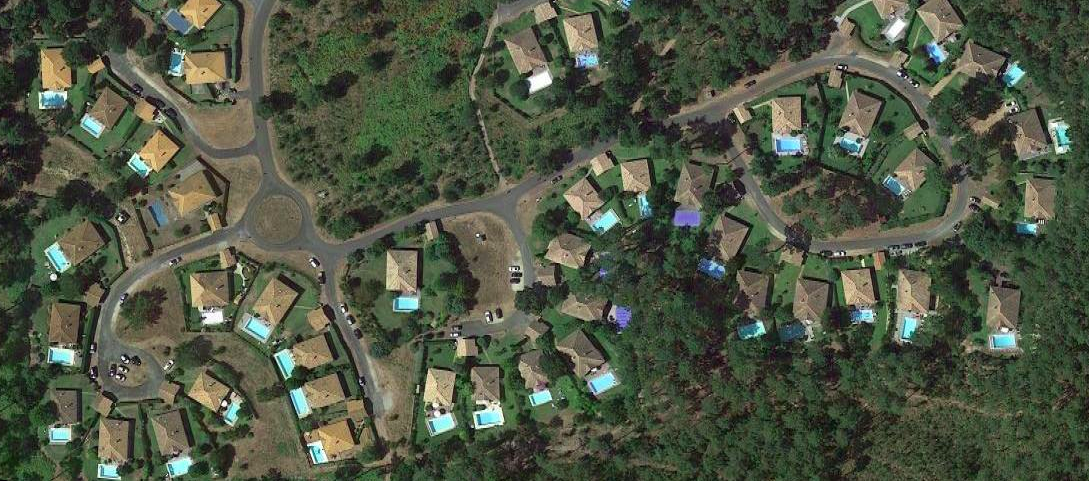
#> input picture Detection From an Aerial Image/moliets.png, 1089 x 481 px
$ python Detection.py
#> lines starting #> are read from the running program, lines starting #| are printed output that depends on the picture; after the words box and inside, x2 and y2 are one past the last pixel; in counts of white or black regions, pixels touching at a corner belong together
import cv2
import numpy as np

# Load the image
image = cv2.imread('moliets.png')
#> image is the input picture: shape (481, 1089, 3); mean B, G, R 67.3, 85.9, 78.5

# Preprocess the image
hsv = cv2.cvtColor(image, cv2.COLOR_BGR2HSV)
#> hsv: shape (481, 1089, 3); mean H, S, V 45.3, 71.6, 89

# Define the range of blue color in HSV
lower_blue = np.array([85, 60, 60])
upper_blue = np.array([130, 255, 255])

# Define the range of dark blue color in HSV
lower_dark_blue = np.array([85, 100, 0])
upper_dark_blue = np.array([130, 255, 200])

# Define the range of white color in HSV
lower_white = np.array([0, 0, 210])
upper_white = np.array([255, 30, 255])

# Create masks for blue, dark blue, and white colors
blue_mask = cv2.inRange(hsv, lower_blue, upper_blue)
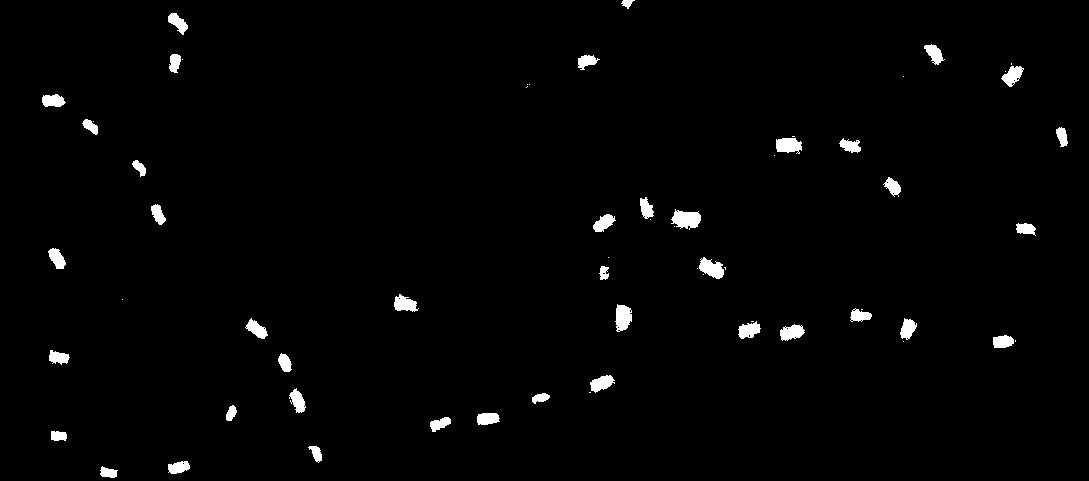
#> blue_mask: shape (481, 1089); 1.7% white; 63 white regions (22 under 20 px), largest, box (x1, y1, x2, y2) and area: (671, 209, 701, 230) 417, (615, 304, 632, 332) 351, (699, 257, 724, 279) 344
dark_blue_mask = cv2.inRange(hsv, lower_dark_blue, upper_dark_blue)
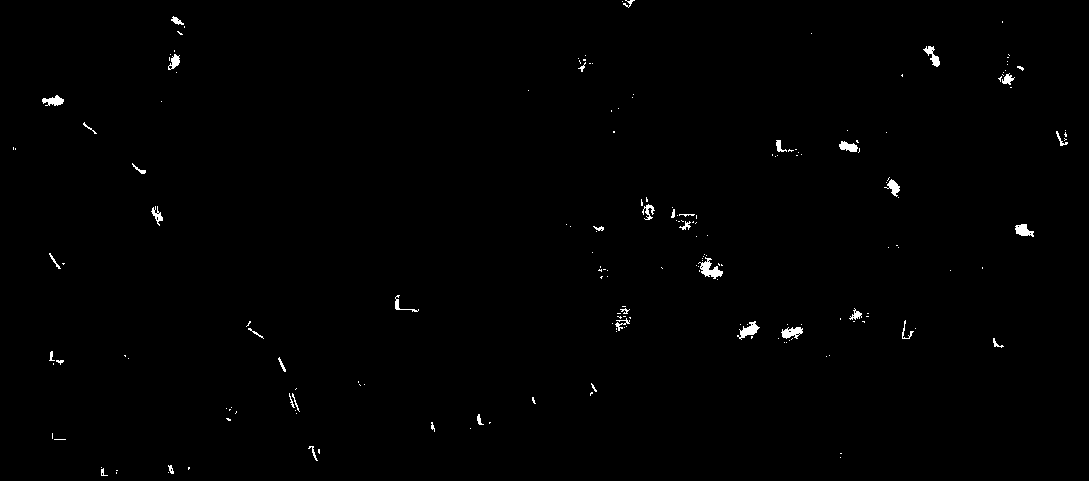
#> dark_blue_mask: shape (481, 1089); 0.62% white; 192 white regions (151 under 20 px), largest, box (x1, y1, x2, y2) and area: (698, 257, 723, 279) 239, (737, 321, 760, 340) 183, (781, 327, 803, 339) 170
white_mask = cv2.inRange(hsv, lower_white, upper_white)
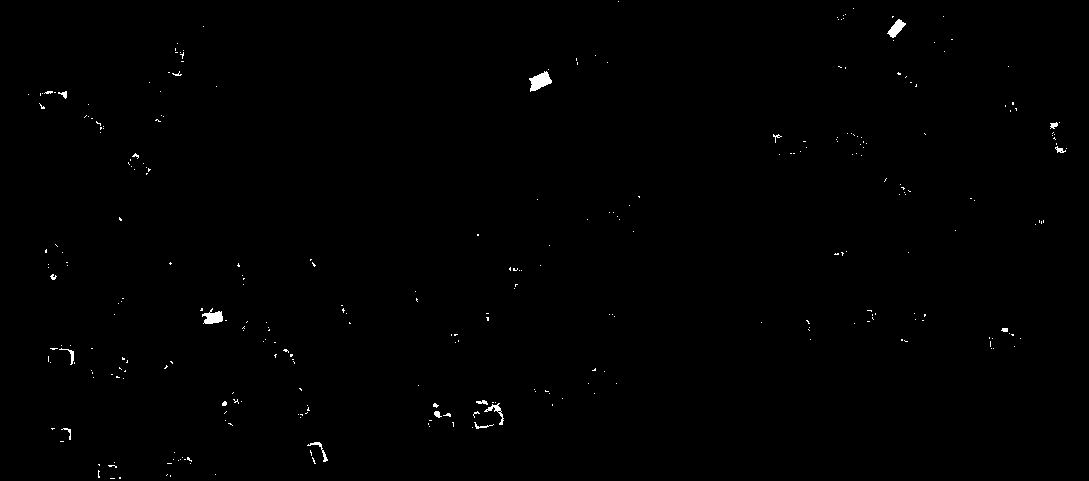
#> white_mask: shape (481, 1089); 0.4% white; 304 white regions (287 under 20 px), largest, box (x1, y1, x2, y2) and area: (529, 71, 552, 92) 273, (202, 308, 223, 324) 205, (887, 19, 906, 38) 172

# Combine the masks
combined_mask = cv2.bitwise_or(blue_mask, cv2.bitwise_or(dark_blue_mask, white_mask))
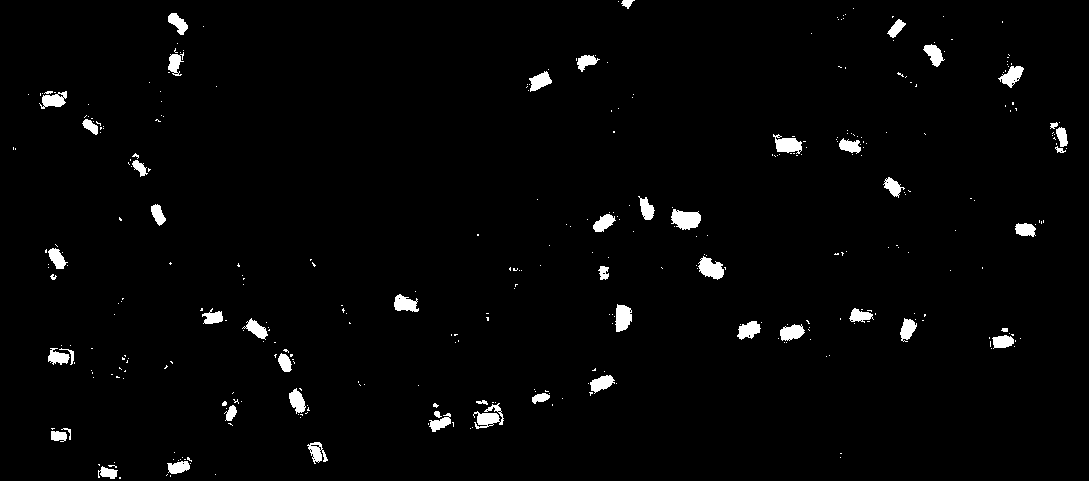
#> combined_mask: shape (481, 1089); 2.2% white; 366 white regions (313 under 20 px)

# Find contours in the combined mask
contours, _ = cv2.findContours(combined_mask, cv2.RETR_EXTERNAL, cv2.CHAIN_APPROX_SIMPLE)
#> contours = 366 contours, 317 with area under 20; largest, box (x1, y1, x2, y2) and area: (671, 209, 701, 230) 407, (698, 256, 724, 280) 346, (615, 304, 632, 332) 324, (473, 403, 504, 429) 315, (773, 134, 802, 154) 312
# Draw contours on the image and calculate contour areas
count = 0
for contour in contours:
    area = cv2.contourArea(contour)
    if area >= 20:
        count += 1
        detected_image = cv2.drawContours(image, [contour], -1, (0, 255, 0), 2)
#> this loop made 366 passes
#> area on passes 5, 10, 20, 21, 32, 34, 38, 40, 46, 50, 57, 67: 128, 187, 208, 116, 174, 24.5, 98.5, 315, 21, 105.5, 236.5, 241.5
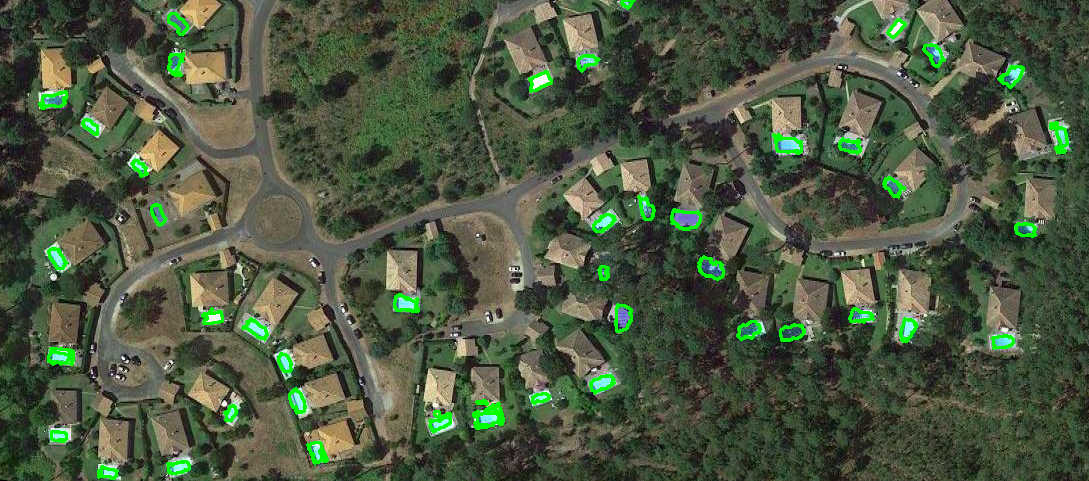
#> image: shape (481, 1089, 3); 1.92% of pixels changed, all inside (x1, y1, x2, y2) = (38, 0, 1069, 480)
#> after the loop, count = 49


cv2.imwrite('PoolsDetected.png', detected_image)
# Display the resulting image
cv2.imshow('Pools Detected', image)
cv2.waitKey(0)
cv2.destroyAllWindows()
print("Total number of pools:", count)
#| Total number of pools: 49
